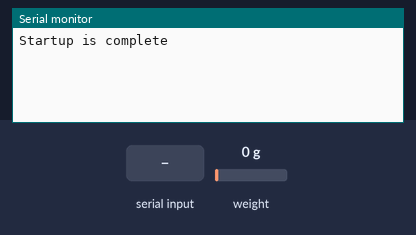
A sketch run on a simulated ESP8266 (NodeMCU). On the bench: the last lines printed to the serial monitor. The test bench sets the inputs (shaded band); at power-on: weight on the scale 0 g. EEPROM starts erased.

Above: at 4.1 s.
4.2 s: "t" received over Serial
At 6.1 s:
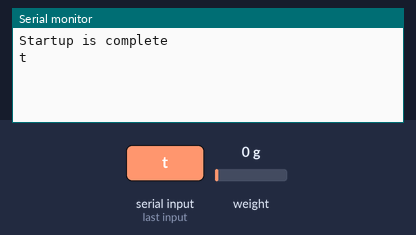
6.7 s: "l" received over Serial
At 8.9 s:
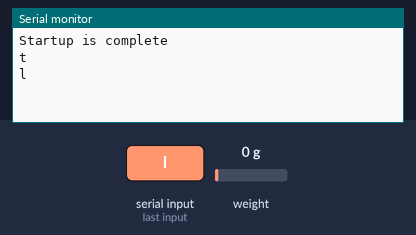
9.2 s: "0" received over Serial
At 11.1 s:
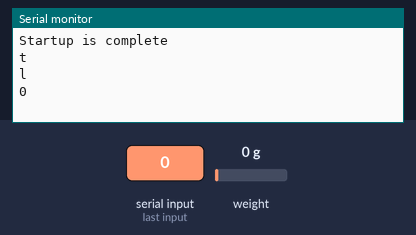

The sketch:

sketch_aug7a.ino
```cpp
#include "max6675.h"
#include <HX711_ADC.h>
#if defined(ESP8266)|| defined(ESP32) || defined(AVR)
#include <EEPROM.h>
#endif

// Pinouts:
// Temperature Sensor pinouts
int thermoDO = 4;
int thermoCS = 5;
int thermoCLK = 6;

// LoadCell Pinouts:
const int HX711_dout = 2; //mcu > HX711 dout pin
const int HX711_sck = 3; //mcu > HX711 sck pin

int channelLength = 6; // length of a channel substring: [c100] = 6;
const int channelCount = 4;
String channels[channelCount];
String readings[channelCount];
const int calVal_eepromAdress = 0;
boolean loadCellDataReady = false;

MAX6675 thermocouple(thermoCLK, thermoCS, thermoDO); // Initializing the thermocouple.
HX711_ADC LoadCell(HX711_dout, HX711_sck); // Initializing the LoadCell

void setup() {
  Serial.begin(9600);
  delay(500);

  LoadCell.begin();

  float calibrationValue;

// This will fetch the load cell calibration value from the eeprom
#if defined(ESP8266)|| defined(ESP32)
  EEPROM.begin(512); // uncomment this if you use ESP8266/ESP32 and want to fetch the calibration value from eeprom
#endif
  EEPROM.get(calVal_eepromAdress, calibrationValue); // uncomment this if you want to fetch the calibration value from eeprom

  // Tare will be performed when the loadcell is started.
  unsigned long stabilizingtime = 2000; // preciscion right after power-up can be improved by adding a few seconds of stabilizing time
  boolean _tare = true; //set this to false if you don't want tare to be performed in the next step
  LoadCell.start(stabilizingtime, _tare);

  // If the Loadcell fails to start
  if (LoadCell.getTareTimeoutFlag()) {
  Serial.println("Timeout, check MCU>HX711 wiring and pin designations");
  while (1);
  }
  // On Successful loadcell start
  else {
    LoadCell.setCalFactor(calibrationValue); // set calibration value (float)
    Serial.println("Startup is complete");
  }

}

void loop() {
  // put your main code here, to run repeatedly:
  char arr[50];

  // [[c1t0], [c2l0], [c300], [c400]]

  if (LoadCell.update()) loadCellDataReady = true;

  if (Serial.available() > 0) {

    String channelData = Serial.readString();
    Serial.println(channelData);
    getChannelRequest(channelData);
    processChannelRequests();
  }

  for (String i: readings) {
    Serial.println(i);
  }

}

/*
Method to separate the data String into channels and store them in the channels array.
*/
void getChannelRequest(String channelData) {
  channelData.toLowerCase();
  int firstIndex = 1;
  int lastIndex = 7;
  for (int i = 0; i < channelCount; i++) {
    channels[i] = channelData.substring(firstIndex, lastIndex);
    firstIndex = lastIndex + 2;
    lastIndex = firstIndex + channelLength;
  }
}

/*
Method to process the channel requests stored in the channels array and call the required methods to return the data.
"t" - temperature reading.
"l" - LoadCell Reading.
  "lc" - Loadcell Calibration.
*/
void processChannelRequests() {
  for (int i = 0; i < channelCount; i++) {
    // if (channels[i][2] == "0") {return;}
    // Thermocouple
    if (channels[i][2] == "t") {
      Serial.println("Getting Thermocouple Reading");
      readings[i] = String(readThermocouple());
    }
    // Load Cell
    else if (channels[i][2] == "l") {
      if (loadCellDataReady) {
          // Load Cell Read Value
        if (channels[i][3] == "0") {
          Serial.println("Getting Load Cell Reading");
          readLoadCell();
        }
        // Load Cell calibrate
        // else if (channels[i][3] == "c") {
        //   calibrateLoadCell();
        // }
      }

    }
  }
}


// *********************** Thermocouple Methods ***********************
/* Method to read thermocouple value */
float readThermocouple() {
  return thermocouple.readCelsius();
}


// ********************** Load Cell Methods ***********************
/* Method to calibrate the load cell */
// void calibrateLoadCell() {
//   Serial.println("***");
//   Serial.println("Start calibration:");
//   Serial.println("Place the load cell an a level stable surface.");
//   Serial.println("Remove any load applied to the load cell.");
//   Serial.println("Send 't' from serial monitor to set the tare offset.");

//   boolean _resume = false;
//   while (_resume == false) {
//     LoadCell.update();
//     if (Serial.available() > 0) {
//       if (Serial.available() > 0) {
//         char inByte = Serial.read();
//         if (inByte == 't') LoadCell.tareNoDelay();
//       }
//     }
//     if (LoadCell.getTareStatus() == true) {
//       Serial.println("Tare complete");
//       _resume = true;
//     }
//   }

//   Serial.println("Now, place your known mass on the loadcell.");
//   Serial.println("Then send the weight of this mass (i.e. 100.0) from serial monitor.");

//   float known_mass = 0;
//   _resume = false;
//   while (_resume == false) {
//     LoadCell.update();
//     if (Serial.available() > 0) {
//       known_mass = Serial.parseFloat();
//       if (known_mass != 0) {
//         Serial.print("Known mass is: ");
//         Serial.println(known_mass);
//         _resume = true;
//       }
//     }
//   }

//   LoadCell.refreshDataSet(); //refresh the dataset to be sure that the known mass is measured correct
//   float newCalibrationValue = LoadCell.getNewCalibration(known_mass); //get the new calibration value

//   Serial.print("New calibration value has been set to: ");
//   Serial.print(newCalibrationValue);
//   Serial.println(", use this as calibration value (calFactor) in your project sketch.");
//   Serial.print("Save this value to EEPROM adress ");
//   Serial.print(calVal_eepromAdress);
//   Serial.println("? y/n");

//   _resume = false;
//   while (_resume == false) {
//     if (Serial.available() > 0) {
//       char inByte = Serial.read();
//       if (inByte == 'y') {
// #if defined(ESP8266)|| defined(ESP32)
//         EEPROM.begin(512);
// #endif
//         EEPROM.put(calVal_eepromAdress, newCalibrationValue);
// #if defined(ESP8266)|| defined(ESP32)
//         EEPROM.commit();
// #endif
//         EEPROM.get(calVal_eepromAdress, newCalibrationValue);
//         Serial.print("Value ");
//         Serial.print(newCalibrationValue);
//         Serial.print(" saved to EEPROM address: ");
//         Serial.println(calVal_eepromAdress);
//         _resume = true;

//       }
//       else if (inByte == 'n') {
//         Serial.println("Value not saved to EEPROM");
//         _resume = true;
//       }
//     }
//   }

//   Serial.println("End calibration");
//   Serial.println("***");
//   Serial.println("To re-calibrate, send 'r' from serial monitor.");
//   Serial.println("For manual edit of the calibration value, send 'c' from serial monitor.");
//   Serial.println("***");
// }

/* Method to read Load cell value */
float readLoadCell() {
  return LoadCell.getData();
}
```

Measured:
- after the input at 4.2 s, the serial monitor: prints a new line after 1.0 s (image 1)
- after the input at 6.7 s, the serial monitor: prints a new line after 1.0 s (image 2)
- after the input at 9.2 s, the serial monitor: prints a new line after 1.0 s (image 3)
